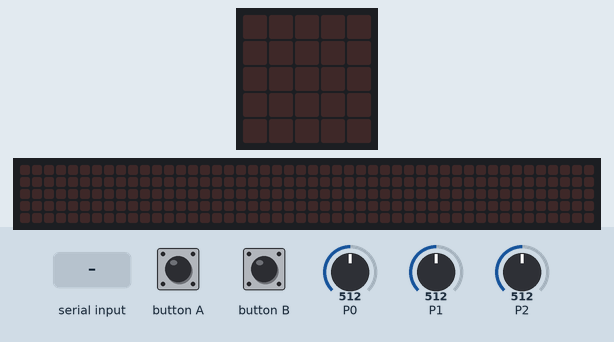
The program below on a simulated BBC micro:bit running MicroPython. Parts: the board's 5×5 LED display, a strip that is not on the board, showing the scrolling text unrolled. The inputs (shaded band) are chosen by the test bench; at power-on: P0 = 512, P1 = 512, P2 = 512 (analog values on the 0–1023 scale). A reset restarts the program; the 48×5 strip is a reading aid, not a part: it shows the text the display is scrolling, unrolled, one strip-width of it at a time; what the program prints to the serial console is not drawn.

Above: at 5.0 s.
5.1 s: "s" typed at the serial console, then Enter
At 5.2 s:
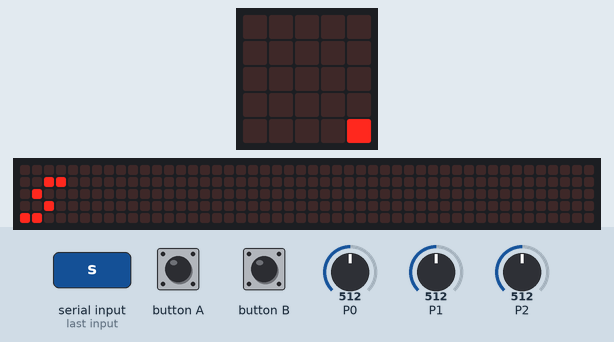
8.1 s: button B pressed for 0.15 s
At 8.8 s:
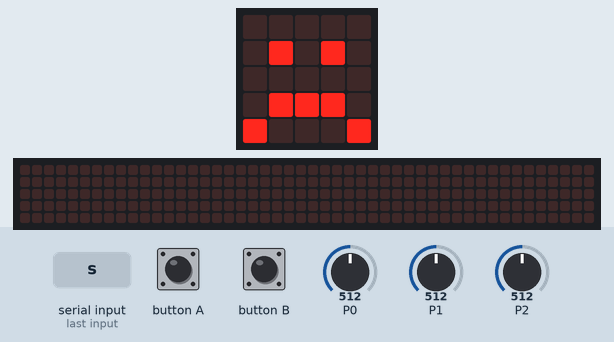
11.1 s: "d" typed at the serial console, then Enter
At 11.17 s:
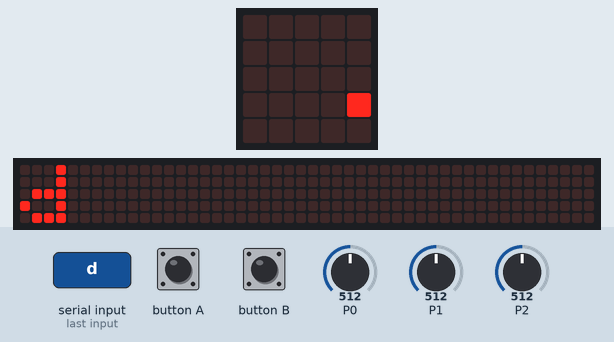
14.1 s: button A pressed for 3.2 s
At 16.7 s:
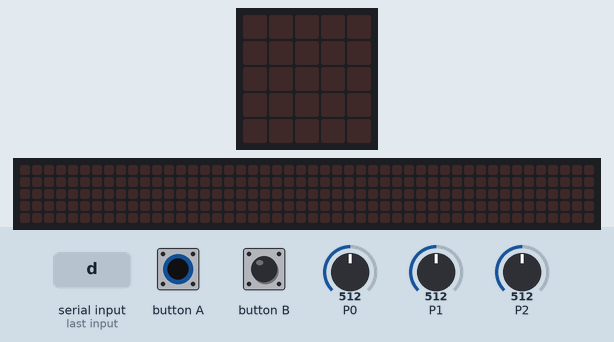
Timing chart, 0 to 18.2 s (numbered marks = the images above; inputs shaded):
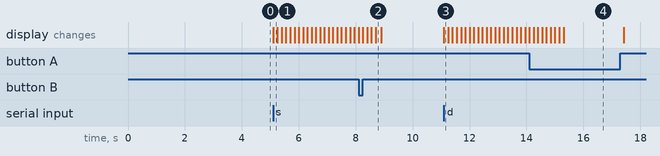

The program:

microbit_funcionando_v9.py
```python
from microbit import *

# Configura el puerto serial
uart.init(baudrate=115200)

debounce_delay = None

while debounce_delay == None:
    if uart.any():  # Verifica si hay datos disponibles
        received_data = uart.readline()  # Lee los datos
        if received_data:  # Verifica que haya datos
            #display.scroll(received_data.decode('utf-8'))  # Decodifica y muestra los datos
            letra = chr(received_data[0])
            if letra == 's':
                debounce_delay = 50
                display.scroll(chr(received_data[0]))
            elif letra == 'd':
                debounce_delay = 300
                display.scroll(chr(received_data[0]))


display.scroll (debounce_delay)

if debounce_delay == 300:
    imagenes_botones = [1, 2, 3, 4]
    umbral = 50

    def mostrar_boton(imagen, mensaje):
        """Muestra la imagen en la pantalla y envía el mensaje por UART."""
        display.show(imagen)
        uart.write(mensaje)
        sleep(debounce_delay)  # Evita que el botón se registre varias veces rápidamente

    while True:
        # Leer los valores de los botones
        if button_b.was_pressed():
            display.show(Image.SAD)
            sleep (200)
            reset()

        valor_boton1 = pin0.read_analog()
        valor_boton2 = pin1.read_analog()
        valor_boton3 = pin2.read_analog()
        valor_boton4 = pin5.read_digital()

        # Detectar cuál botón se ha presionado con anti-rebote
        if valor_boton1 < umbral:
            mostrar_boton(imagenes_botones[0], '1')
            while pin0.read_analog() < umbral:  # Espera a que se libere el botón
                pass  # No hacer nada hasta que el botón sea liberado
        elif valor_boton2 < umbral:
            mostrar_boton(imagenes_botones[1], '2')
            while pin1.read_analog() < umbral:
                pass
        elif valor_boton3 < umbral:
            mostrar_boton(imagenes_botones[2], '3')
            while pin2.read_analog() < umbral:
                pass
        elif valor_boton4 == 1:
            mostrar_boton(imagenes_botones[3], '4')
            while pin5.read_digital() == 1:
                pass
        else:
            display.clear()

        sleep(300)  # Para "Simón dice" sleep es de 300ms

if debounce_delay == 50:

    # Defino las imágenes para cada botón
    imagenes_botones = [1, 2, 3, 4]
    umbral = 50

    def mostrar_boton(imagen, mensaje):
        """Muestra la imagen en la pantalla y envía el mensaje por UART."""
        display.show(imagen)
        uart.write(mensaje)

    while True:
        # Leer los valores de los botones
        if button_b.was_pressed():
            display.show(Image.SAD)
            sleep (200)
            reset()
        valor_boton1 = pin0.read_analog()
        valor_boton2 = pin1.read_analog()
        valor_boton3 = pin2.read_analog()
        valor_boton4 = pin5.read_digital()

        # Detectar cuál botón se ha presionado
        if valor_boton1 < umbral:
            mostrar_boton(imagenes_botones[0], '1')
        elif valor_boton2 < umbral:
            mostrar_boton(imagenes_botones[1], '2')
        elif valor_boton3 < umbral:
            mostrar_boton(imagenes_botones[2], '3')
        elif valor_boton4 == 1:
            mostrar_boton(imagenes_botones[3], '4')
        else:
            display.clear()

        # Controlar el tiempo de espera según el juego
        sleep(50)  # Para "Simón Dice" sleep es de 300, para "Snake" puede ser 50.


        sleep(300)  # Para "Simón dice" sleep es de 300ms

if debounce_delay == 50:

    # Defino las imágenes para cada botón
    imagenes_botones = [1, 2, 3, 4]
    umbral = 50

    def mostrar_boton(imagen, mensaje):
        """Muestra la imagen en la pantalla y envía el mensaje por UART."""
        display.show(imagen)
        uart.write(mensaje)

    while True:
        # Leer los valores de los botones
        valor_boton1 = pin0.read_analog()
        valor_boton2 = pin1.read_analog()
        valor_boton3 = pin2.read_analog()
        valor_boton4 = pin5.read_digital()

        # Detectar cuál botón se ha presionado
        if valor_boton1 < umbral:
            mostrar_boton(imagenes_botones[0], '1')
        elif valor_boton2 < umbral:
            mostrar_boton(imagenes_botones[1], '2')
        elif valor_boton3 < umbral:
            mostrar_boton(imagenes_botones[2], '3')
        elif valor_boton4 == 1:
            mostrar_boton(imagenes_botones[3], '4')
        else:
            display.clear()

        # Controlar el tiempo de espera según el juego
        sleep(50)  # Para "Simón Dice" sleep es de 300, para "Snake" puede ser 50.


#--------------------------------------------------------------------------------------------------
#el microbit se resetea con el boton b
```

Measured:
- after the input at 5.1 s, the display: changes at once (image 1)
- after the input at 8.1 s, the display: first differs from a run without the input after 0.60 s (image 2)
- after the input at 11.1 s, the display: changes at once (image 3)
- after the input at 14.1 s, the display: first differs from a run without the input after 1.2 s (image 4)
